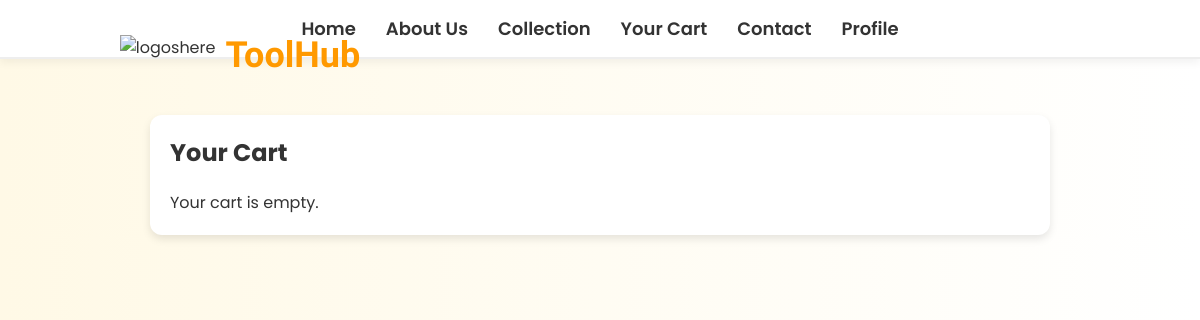
Before: /cart/ (signed in) with the older database file.
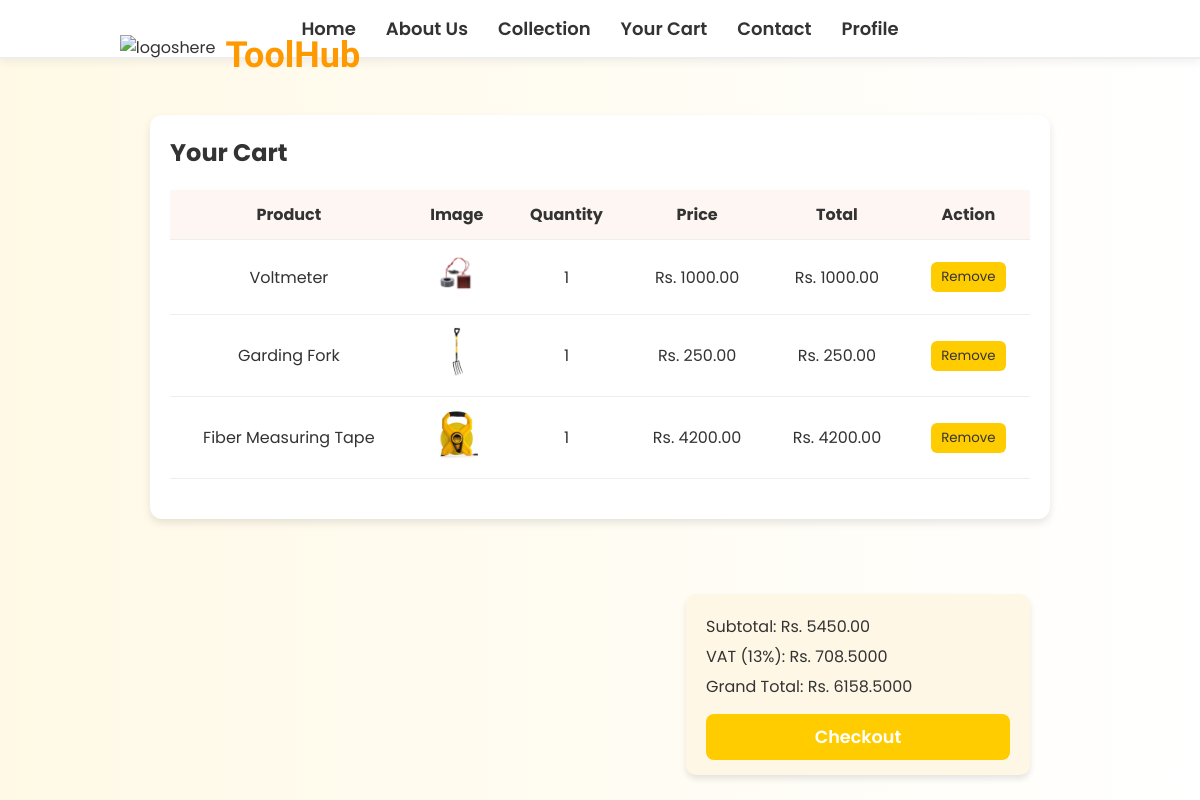
After: the same page with the newer database file.
### hardware/models.py (models this page shows, shortened)
class cartOrderItem(models.Model):
    user = models.ForeignKey(User, on_delete=models.CASCADE, null = True)
    order = models.ForeignKey(cartOrder, on_delete=models.CASCADE , null = True)
    invoice_no = models.CharField(max_length=200)
    product_status = models.CharField(max_length=200,choices=STATUS_CHOICE,default="null")
    item = models.CharField(max_length=200)
    image = models.ImageField(upload_to='cart_items/', null=True, blank=True)
    quantity = models.PositiveIntegerField(default=1)
    price = models.DecimalField(max_digits=10, decimal_places=2)
    total = models.DecimalField(max_digits=10, decimal_places=2, default=0.00)
    class Meta:
        verbose_name_plural = "Cart Order Items"

### hardware/views.py (the view)
def cart_view(request):
    cart_items = cartOrderItem.objects.filter(user=request.user, product_status='processing')
    subtotal = sum(item.total for item in cart_items)
    vat = subtotal * Decimal('0.13')   # Correct: Decimal * Decimal
    grand_total = subtotal + vat
    context = {
        'cart_items': cart_items,
        'subtotal': subtotal,
        'vat': vat,
        'grand_total': grand_total,
    }
    return render(request, 'hardware/cart.html', context )

### templates/hardware/cart.html (shortened to what this page needs)
<!DOCTYPE html>
<html lang="en">
  <head>
  </head>
  <body>
    <nav>
      <div class="nav-center">
        <a href="/first">Home</a>
        <a href="Services.html">About Us</a>
        <a href="/collection">Collection</a>
        <a href="/cart">Your Cart</a>
        <a href="Contact.html">Contact</a>
        <a href="/profile">Profile</a>
      </div>
    </nav>
    <div class="logocontainer">
      <img src="logo.png" alt="logoshere" id="logo" />
      <h1 id="firstheader">ToolHub</h1>
    </div>
    <div class="cart-container">
      <h2>Your Cart</h2>
      {% if cart_items %}
        <table>
          <thead>
            <tr>
              <th>Product</th>
              <th>Image</th>
              <th>Quantity</th>
              <th>Price</th>
              <th>Total</th>
              <th>Action</th>
            </tr>
          </thead>
          <tbody>
            {% for item in cart_items %}
              <tr>
                <td>{{ item.item }}</td>
                <td>
                  <img src="{{ item.image.url }}" width="50" />
                </td>
                <td>{{ item.quantity }}</td>
                <td>Rs. {{ item.price }}</td>
                <td>Rs. {{ item.total }}</td>
                <td>
                  <form method="post" action="/remove_from_cart/{{ item.id }}/">
                    <button type="submit">Remove</button>
                  </form>
                </td>
              </tr>
            {% endfor %}
          </tbody>
        </table>
        <div class="summary-box">
          <p>Subtotal: Rs. {{ subtotal }}</p>
          <p>VAT (13%): Rs. {{ vat }}</p>
          <p>Grand Total: Rs. {{ grand_total }}</p>
          <form action="/checkout" method="get">
            <button type="submit" class="checkout-btn"><a href="/checkout/{{product.pid}}" class="checkoutname">Checkout</button>
          </form>
        </div>
      {% else %}
        <p>Your cart is empty.</p>
      {% endif %}
    </div>
  </body>
</html>

### templates/hardware/cart.html (style rules this page uses)
* { margin: 0; padding: 0; box-sizing: border-box; font-family: 'Poppins', sans-serif; }
body { font-family: 'Poppins'; background: linear-gradient(to right, #fff9e6, #ffffff); color: #333; }
nav { background: #fff; border-bottom: 2px solid #eee; display: flex; justify-content: center; padding: 15px 20px; box-shadow: 0 4px 8px rgba(0, 0, 0, 0.05); }
.nav-center { display: flex; gap: 30px; }
.nav-center a { color: #333; font-weight: 600; font-size: 18px; text-decoration: none; position: relative; transition: color 0.3s ease; }
.nav-center a::after { content: ''; position: absolute; bottom: -5px; left: 0; width: 0%; height: 2px; background-color: #ffcc00; transition: width 0.3s ease-in-out; }
.logocontainer { display: flex; align-items: center; justify-content: center; margin: 20px 0; margin-top: -2%; margin-left: -60%; }
#logo { height: 60px; margin-right: 10px; }
#firstheader { font-family: 'Dancing Script', cursive; font-size: 36px; color: #ff9900; font-weight: bold; margin-top: -1%; }
.cart-container { max-width: 900px; margin: auto; background: #fff; padding: 20px; border-radius: 12px; box-shadow: 0 4px 8px rgba(0, 0, 0, 0.1); }
h2 { margin-bottom: 20px; color: #333; }
table { width: 100%; border-collapse: collapse; margin-bottom: 20px; }
th, td { padding: 12px 15px; text-align: center; border-bottom: 1px solid #eee; }
th { background-color: #fdf6f2; color: #333; }
button { padding: 5px 10px; border: none; background-color: #ffcc00; color: #333; border-radius: 6px; cursor: pointer; }
.summary-box { background-color: #fff7e6; padding: 15px 20px; border-radius: 10px; float: right; width: 40%; box-shadow: 0 4px 6px rgba(0, 0, 0, 0.1); margin-top: 11%; }
.summary-box p { margin: 5px 0; }
.checkout-btn { width: 100%; padding: 10px 0; background-color: #ffcc00; color: #fff; font-weight: bold; border-radius: 8px; margin-top: 10px; }
.checkoutname { display: block; font-family: 'Poppins'; font-size: 1.1rem; font-weight: 600; color: white; text-decoration: none; }

Changed rows visible on the page:
added cartOrderItem: item "Voltmeter", image (picture), quantity "1", price "1000.00", total "1000.00"
added cartOrderItem: item "Garding Fork", image (picture), quantity "1", price "250.00", total "250.00"
added cartOrderItem: item "Fiber Measuring Tape", image (picture), quantity "1", price "4200.00", total "4200.00"
Other visible differences:
{{ subtotal }}: (not shown) → "5450.00"
{{ vat }}: (not shown) → "708.5000"
{{ grand_total }}: (not shown) → "6158.5000"
text no longer shown: "Your cart is empty."
text now shown: "Product Image Quantity Price Total Action Subtotal: Rs. VAT (13%): Rs. Grand Total: Rs. Checkout"
